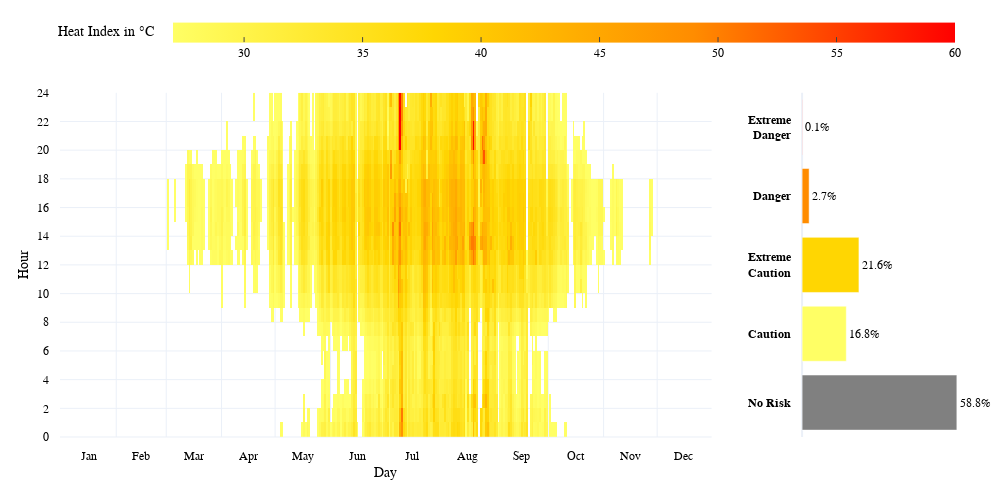

The notebook cell saved with this chart:
### Code cell
from pythermalcomfort.charts import heatmap_with_summary

heatmap_with_summary(weather_data, "HI", global_local="global", si_ip="si")

### Figure 1 — Plotly figure (JSON) as saved in the notebook; plotly's stock layout.template omitted (floating-point values rounded to 4 significant figures; data arrays with more than 128 entries replaced by an {"elided": "..."} marker saying what was removed)
{"data": [{"colorbar": {"orientation": "h", "thickness": 20, "ticklabelposition": "outside top", "ticks": "inside", "title": {"side": "right", "text": "Heat Index in °C "}, "x": 0, "xanchor": "left", "xref": "paper", "y": 0.85, "yanchor": "bottom", "yref": "container"}, "colorscale": [[0, "#FFFF65"], [0.3333, "#FFD602"], [0.6667, "#FF8C00"], [1, "#FF0000"]], "customdata": {"elided": "8760x4 mixed values"}, "hovertemplate": "<b>HI: %{z:.2f} °C</b><br>Month: %{customdata[0]}<br>Day: %{customdata[1]}<br>Hour: %{customdata[2]}-%{customdata[3]}<br>", "name": "", "type": "heatmap", "x": {"elided": "8760 str values"}, "xaxis": "x", "y": {"elided": "8760 float values"}, "yaxis": "y", "z": {"elided": "8760 float values"}, "zmax": 60, "zmin": 27}, {"cliponaxis": false, "customdata": [5155, 1472, 1893, 234, 6], "hovertemplate": "<b>%{y}</b><br>Percentage: %{x:.1f}%<br>Hours: %{customdata} h<extra></extra>", "marker": {"color": ["grey", "#FFFF65", "#FFD602", "#FF8C00", "#FF0000"]}, "orientation": "h", "text": ["58.8%", "16.8%", "21.6%", "2.7%", "0.1%"], "textposition": "outside", "type": "bar", "x": [58.85, 16.8, 21.61, 2.671, 0.06849], "xaxis": "x2", "y": ["No Risk", "Caution", "Extreme<br>Caution", "Danger", "Extreme<br>Danger"], "yaxis": "y2"}], "layout": {"height": 500, "margin": {"b": 20, "l": 35, "pad": 10, "r": 35, "t": 45}, "width": 1000, "xaxis": {"anchor": "y", "domain": [0, 0.72], "dtick": "M1", "mirror": true, "tickformat": "%b", "ticklabelmode": "period", "title": {"text": "Day"}, "zeroline": false}, "xaxis2": {"anchor": "y2", "domain": [0.82, 1], "showgrid": false, "showticklabels": false}, "yaxis": {"anchor": "x", "domain": [0, 1], "dtick": 2, "mirror": true, "range": [0, 24], "title": {"text": "Hour"}, "zerolinewidth": 1}, "yaxis2": {"anchor": "x2", "domain": [0, 1], "showgrid": false, "side": "left", "tickfont": {"weight": "bold"}}}}
